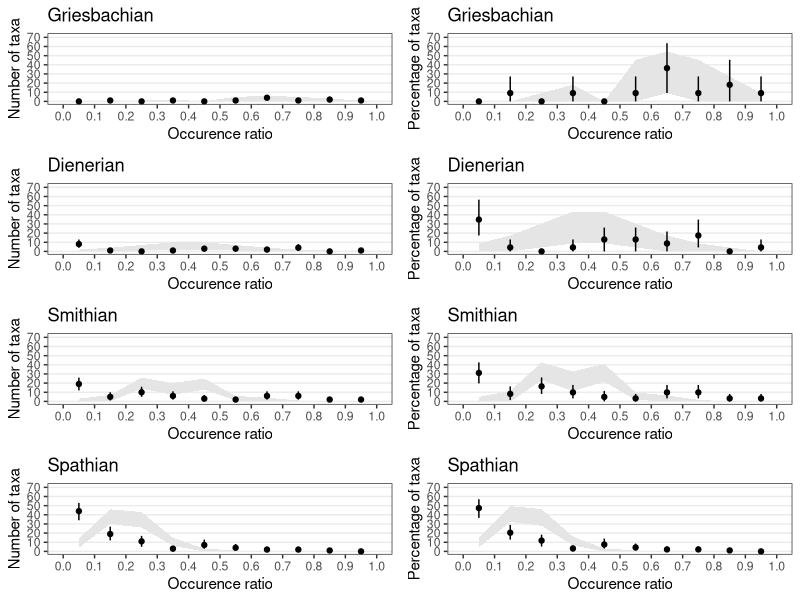

Recreate this plot in R.
####ORP according to Brayard et al 2006 #####

##data matrix as geography in row and taxa in columns, presence/absence

#-----------------------------
##Preparation
#-----------------------------

library(ggplot2)
library(ggpubr)
library(dplyr)
library(tidyr)
library(tibble)
library(purrr)

##set working directory
setwd("C:/Users/33677/Documents/NEW_WORK/Postdoc LYON/ORP R")

##read data
Gr <- read.csv("Griesbachian.csv",header=TRUE,sep=";",row.names=1)
Di <- read.csv("Dienerian.csv",header=TRUE,sep=";",row.names=1)
Sm <- read.csv("Smithian.csv",header=TRUE,sep=";",row.names=1)
Sp <- read.csv("Spathian.csv",header=TRUE,sep=";",row.names=1)

Brayard.data <- list(#Changhsingian = list(Changhsingian = Dice.Nosingle.up2$Changhsingian, name="Changhsingian"), 
                     Griesbachian = list(Griesbachian = Gr, name="Griesbachian"),
                     Dienerian = list(Dienerian = Di, name="Dienerian"),
                     Smithian = list(Smithian = Sm, name="Smithian"),
                     Spathian = list(Spathian = Sp, name="Spathian"))

# cono.Ch <- read.csv("Cono_Chan.csv",h=T,sep=";",row.names=1)
# cono.Gr <- read.csv("Cono_Grie.csv",h=T,sep=";",row.names=1)
# cono.Di <- read.csv("Cono_Dien.csv",h=T,sep=";",row.names=1)
# cono.Sm <- read.csv("Cono_Smit.csv",h=T,sep=";",row.names=1)
# cono.Sp <- read.csv("Cono_Spat.csv",h=T,sep=";",row.names=1)
# 
# Paupau.data <- list(Changhsingian = list(Changhsingian = cono.Ch, name="Changhsingian"),
#                     Griesbachian = list(Griesbachian = cono.Gr, name="Griesbachian"),
#                     Dienerian = list(Dienerian = cono.Di, name="Dienerian"),
#                     Smithian = list(Smithian = cono.Sm, name="Smithian"),
#                     Spathian = list(Spathian = cono.Sp, name="Spathian"))


ORP <- function(data, Nite){
#Empiric ORP ####
perc <- apply(data[[1]], 2, function(x)sum(x)/nrow(data[[1]])*100)
hist.perc <- hist(perc, breaks=seq(0,100,10), right=FALSE, plot=FALSE)
df.perc <- data.frame("hist.perc.counts"=as.numeric(hist.perc$counts),
                      "hist.perc.perc"=apply(as.data.frame(hist.perc$counts), 1, 
                                             function(x)x/ncol(data[[1]])*100),
                      row.names = hist.perc$mids/100)


#A loop for CI and null model ####
df.boot.count <- data.frame(row.names = hist.perc$mids/100)
df.boot.perc <- data.frame(row.names = hist.perc$mids/100)
df.lot.count <- data.frame(row.names = hist.perc$mids/100)
df.lot.perc <- data.frame(row.names = hist.perc$mids/100)

for (i in 1:Nite){
  
  #Bootstrap sampling for CI
  data.boot <- sample(data[[1]], replace = TRUE)
  perc.boot <- as.numeric(apply(data.boot, 2, function(x)sum(x)/nrow(data.boot)*100))
  
  hist.perc.boot <- hist(perc.boot, breaks=seq(0,100,10), right=FALSE, plot=FALSE)
  
  df.boot.count <- cbind(df.boot.count, hist.perc.boot$counts)
  df.boot.perc <- cbind(df.boot.perc, 
                        "hist.perc.boot$perc"=apply(as.data.frame(hist.perc.boot$counts), 1, 
                                                    function(x)x/ncol(data[[1]])*100))
  
  
  #Lottery 
  data.lot <- apply(data[[1]],1,function(x)sample(x))
  perc.lot <- as.numeric(apply(t(data.lot), 2, function(x)sum(x)/nrow(t(data.lot))*100))
  
  hist.lot <- hist(perc.lot, breaks=seq(0,100,10), right=FALSE, plot=FALSE)
  
  df.lot.count <- cbind(df.lot.count, hist.lot$counts)
  df.lot.perc <- cbind(df.lot.perc, 
                       "hist.lot$perc"=apply(as.data.frame(hist.lot$counts), 1, 
                                             function(x)x/ncol(data[[1]])*100))
}

# N <- length(df.boot.count)
# t <- qt(0.975,N-1)

CI.count.min <- as.numeric(apply(df.boot.count,1,function(x)sort(as.numeric(x))[0.025*Nite]))#mean(as.numeric(x))-t*sd(as.numeric(x))/sqrt(N)))
CI.count.max <- as.numeric(apply(df.boot.count,1,function(x)sort(as.numeric(x))[0.975*Nite]))#mean(as.numeric(x))+t*sd(as.numeric(x))/sqrt(N)))
CI.perc.min <- as.numeric(apply(df.boot.perc,1,function(x)sort(as.numeric(x))[0.025*Nite]))#mean(as.numeric(x))-t*sd(as.numeric(x))/sqrt(N)))
CI.perc.max <- as.numeric(apply(df.boot.perc,1,function(x)sort(as.numeric(x))[0.975*Nite]))#mean(as.numeric(x))+t*sd(as.numeric(x))/sqrt(N)))

lot.count.min <- as.numeric(apply(df.lot.count,1,function(x)sort(as.numeric(x))[0.025*Nite]))#mean(as.numeric(x))-t*sd(as.numeric(x))/sqrt(N)))
lot.count.max <- as.numeric(apply(df.lot.count,1,function(x)sort(as.numeric(x))[0.975*Nite]))#mean(as.numeric(x))+t*sd(as.numeric(x))/sqrt(N)))
lot.perc.min <- as.numeric(apply(df.lot.perc,1,function(x)sort(as.numeric(x))[0.025*Nite]))#mean(as.numeric(x))-t*sd(as.numeric(x))/sqrt(N)))
lot.perc.max <- as.numeric(apply(df.lot.perc,1,function(x)sort(as.numeric(x))[0.975*Nite]))#mean(as.numeric(x))+t*sd(as.numeric(x))/sqrt(N)))

#Gather all results ####
df.ORP <- cbind (df.perc, 
                 CI.count.min, CI.count.max, CI.perc.min, CI.perc.max,
                 lot.count.min, lot.count.max, lot.perc.min, lot.perc.max)

#Graphic representation ####
  #Taxa count
plot.count <- 
ggplot(df.ORP, aes(x=as.numeric(rownames(df.ORP)), y=df.ORP$hist.perc.counts))+
  geom_ribbon(aes(ymin=lot.count.min, ymax=lot.count.max),fill="grey90")+
  geom_errorbar(aes(ymin=CI.count.min, ymax=CI.count.max), width=0) +
  geom_point()+
  theme_bw()+
  theme(#text = element_text(size=20),
    panel.grid.major.x = element_blank(),
    panel.grid.minor.x = element_blank(),
    panel.grid.minor.y = element_blank())+
  scale_y_continuous(breaks=seq(0,70,10),limits=c(0,71))+
  scale_x_continuous(breaks=seq(0,1,0.1),limits=c(0,1))+
  labs(x="Occurence ratio", y="Number of taxa", title=data[[2]])

  #Taxa perc
plot.perc <- 
ggplot(df.ORP, aes(x=as.numeric(rownames(df.ORP)), y=df.ORP$hist.perc.perc))+
  geom_ribbon(aes(ymin=lot.perc.min, ymax=lot.perc.max),fill="grey90")+
  geom_errorbar(aes(ymin=CI.perc.min, ymax=CI.perc.max), width=0) +
  geom_point()+
  theme_bw()+
  theme(#text = element_text(size=20),
        panel.grid.major.x = element_blank(),
        panel.grid.minor.x = element_blank(),
        panel.grid.minor.y = element_blank())+
  scale_y_continuous(breaks=seq(0,70,10),limits=c(0,71))+
  scale_x_continuous(breaks=seq(0,1,0.1),limits=c(0,1))+
  labs(x="Occurence ratio", y="Percentage of taxa", title=data[[2]])

ggarrange(plot.count, plot.perc)

}

multi.ORP <- lapply(Brayard.data, ORP, Nite=1000)
plot.ORP <- ggarrange(plotlist=multi.ORP,ncol=1,nrow=4)
plot.ORP

# multi.ORP.paupau <- lapply(Paupau.data, ORP, Nite=1000)
# plot.ORP.paupau <- ggarrange(plotlist=multi.ORP.paupau, ncol=1, nrow=5)
# plot.ORP.paupau

# ggsave(file="Multi analysis without singletons_up4 2023.svg", 
#        plot=multi.plot, width=8, height=16)
